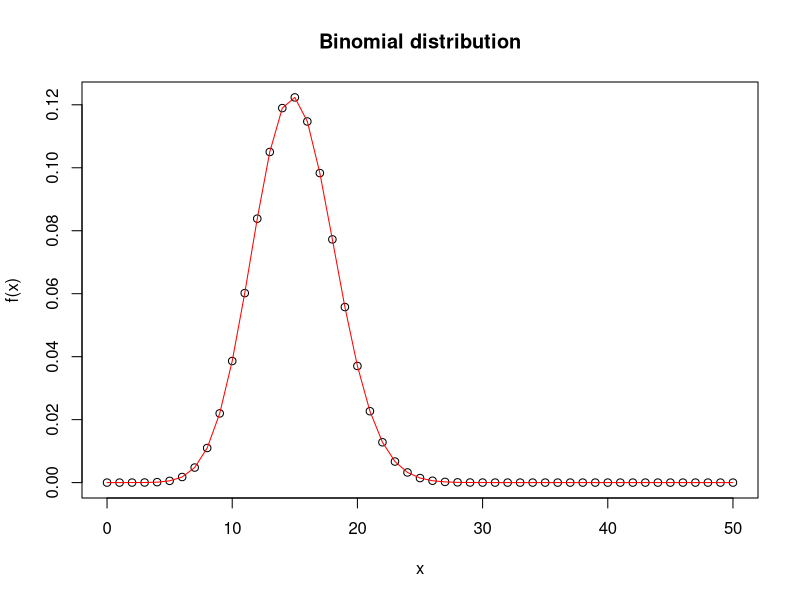
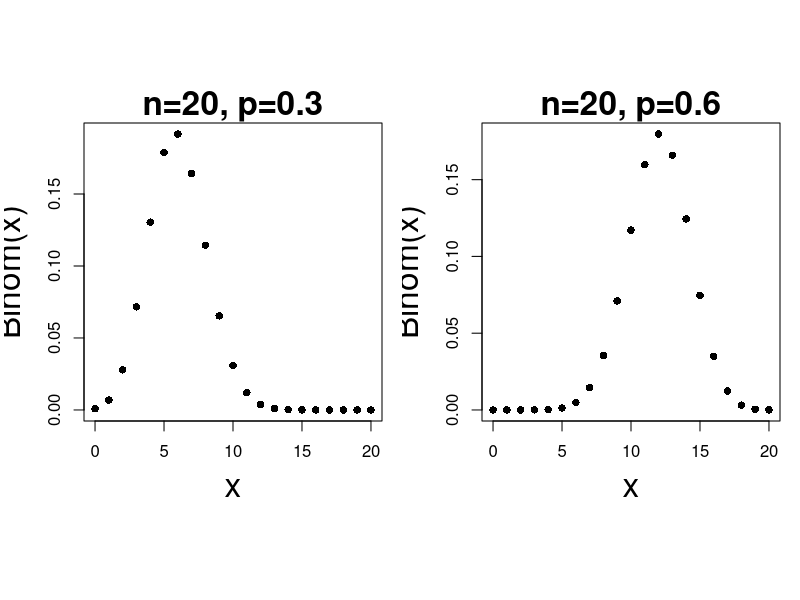
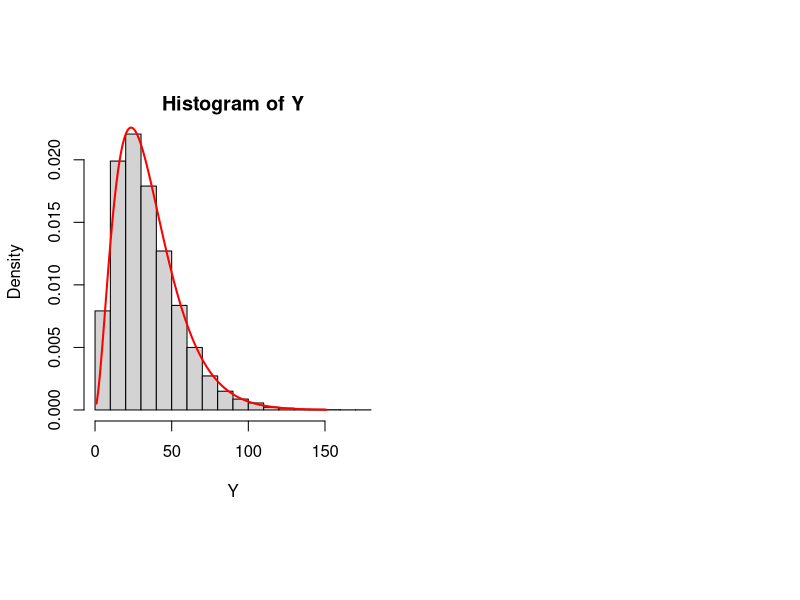
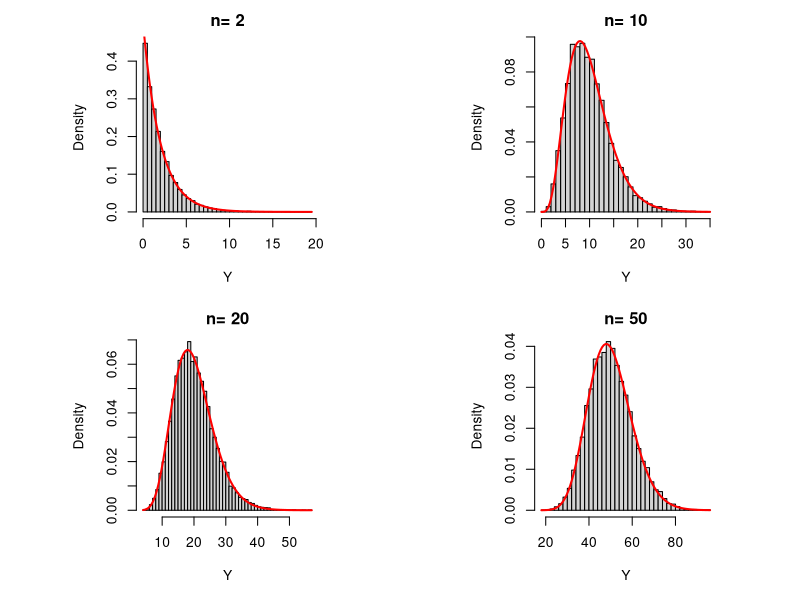
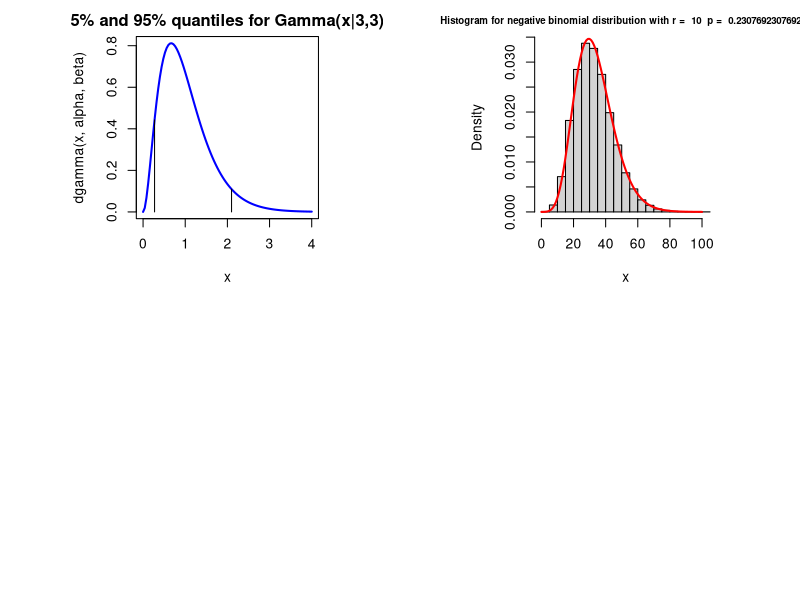
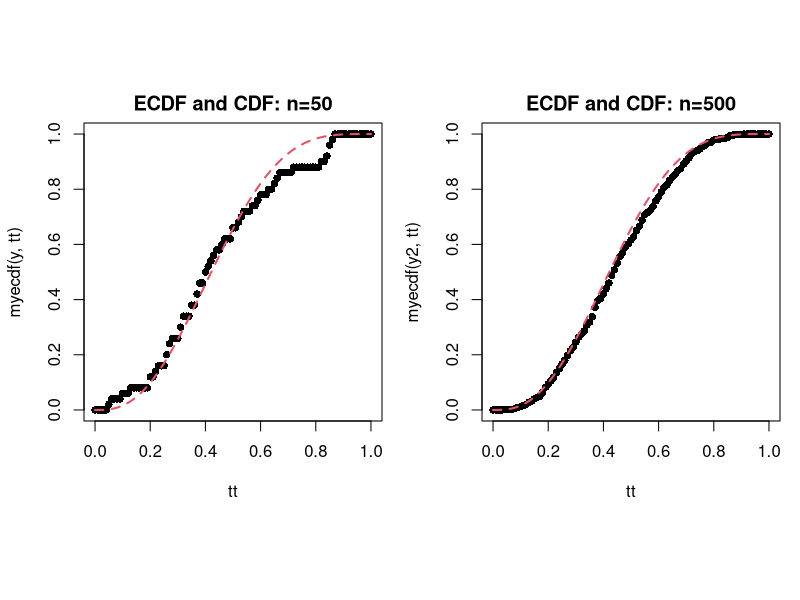
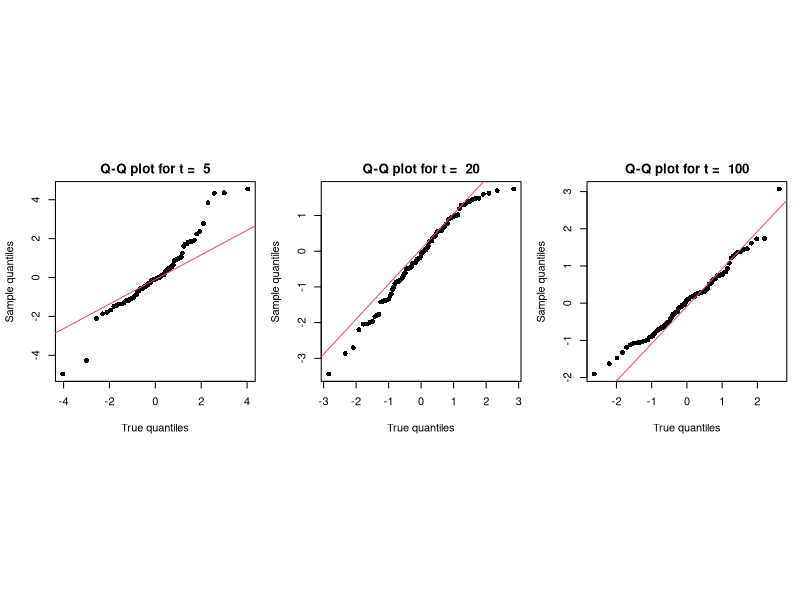
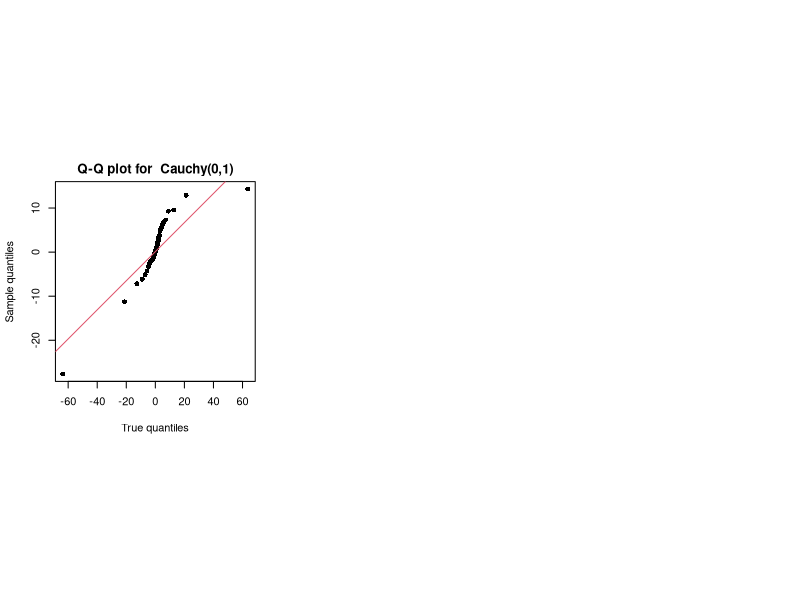

Here is the R script that generated these plots, in order:
## ---- chunk 1
knitr::opts_chunk$set(fig.align = 'center', warning=FALSE, message=FALSE, fig.asp=0.625, dev='png', global.par = TRUE, dev.args=list(pointsize=10), fig.path = 'figs/')
library(MASS)
## ---- chunk 2
library(knitr)
local({
  hook_plot = knit_hooks$get('plot')
  knit_hooks$set(plot = function(x, options) {
    paste0('\n\n----\n\n', hook_plot(x, options))
  })
})
## ---- chunk 3

#function for the binomial distribution
binomial<-function(x,n,p){
  return(choose(n,x)*p^(x)*(1-p)^(n-x))
}
#test for some prespecified values
#compare with the R function dbinom
x<-seq(from=0, to=50, length.out=51); n<-50; p<-0.3
plot(x, binomial(x,n,p), xlab="x", ylab="f(x)", main="Binomial distribution")
lines(x, dbinom(x,n,p), col="red")

# Graph
par(mfrow=c(1,2),mar=c(5,4,2,1), oma=c(0,0.2,0.2,0), pty="s", pch = 16)
plot(0:20, binomial(0:20, 20, 0.3), 
     xlab = "x", ylab = "Binom(x)", cex.lab=2, main="n=20, p=0.3", cex.main=2)
plot(0:20, binomial(0:20, 20, 0.6), 
     xlab = "x", ylab = "Binom(x)", cex.lab=2, main="n=20, p=0.6", cex.main=2)

## ---- chunk 4
samples = 10000
n = 3           #number of successes
p = 0.08        #probability

#build the samples*n matrix and sum it up
Y = matrix(nrow = samples, ncol = n)
for (i in 1:samples){
  Y[i,] = rgeom(n,p)
}
Y = apply(Y,1,sum)

# Graph
hist(Y, probability = TRUE)
lines(dnbinom(0:150, size = n, prob = p), col="red", lwd=2)
## ---- chunk 5
par(mfrow=c(2,2))
samples <- 10000

for(df in c(2,10,20,50)){

  Y<-rchisq(samples, df)
  
  alpha <- df/2
  beta <- 1/2
  
  hist(Y, breaks=40, probability=TRUE, main=paste("n=",df))
  curve(dgamma(x, alpha, beta), col="red", lwd=2, add=TRUE)
  
}
## ---- chunk 6
alpha <- 3
beta <- 3

curve(dgamma(x, alpha, beta), col="blue", lwd=2, xlim = c(0,4), main="5% and 95% quantiles for Gamma(x|3,3)")
quantiles <- qgamma(c(0.05,0.95),shape= alpha, rate=beta)
quantiles
lines(quantiles,dgamma(quantiles,shape = alpha,rate = beta), type = "h")
## ---- chunk 7
set.seed(5)

n<-1000; alpha<-5; beta<-2
sample<-rbeta(n,alpha,beta)
sample_mean<-mean(sample)
sample_var<-var(sample)

sample_mean
sample_var
## ---- chunk 8

set.seed(36)

nbinom_mixture<-function(r, p, n){
  Y = rgamma(n, r, p) #poisson parameter
  X = rpois(n, Y)
  return(X)
}
#test
n<-100000; r<-10; p<-0.3
hist(nbinom_mixture(r, p, n), probability=TRUE, breaks=20, main=paste("Histogram for negative binomial distribution with r = ", r, " p = ", p/(p+1)), xlab="x", cex.main=0.7)
curve(dnbinom(x, r, p/(p+1)), xlim=c(0,100), add=TRUE, col="red", lwd=2)

## ---- chunk 9

myecdf <- function(sample,probs){
  out = vector(length = length(probs))
  for(i in 1:length(probs)){
    out[i]=length(sample[sample<=probs[i]])/length(sample)
  }
  return(out)
}

set.seed(2)
par(mfrow=c(1,2))
n<-50
y<-rbeta(n, 3,4)

tt<-seq(from=0, to=1, by=0.01)

plot(tt, myecdf(y,tt), main="ECDF and CDF: n=50")
lines(tt, pbeta(tt,3,4), col=2, lty=2, lwd=2)
n2<-500
y2<-rbeta(n2, 3,4)

plot(tt, myecdf(y2,tt), main="ECDF and CDF: n=500")
lines(tt, pbeta(tt,3,4), col=2, lty=2, lwd=2)
## ---- chunk 10
set.seed(123)
n<-100
v<-c(5,20,100)

par(mfrow=c(1,3))
for(i in 1:3){
  y<-rt(n, v[i])
  qqplot(qt(ppoints(n), v[i]), y,
      xlab = "True quantiles", ylab = "Sample quantiles",
      main = paste("Q-Q plot for t = ", v[i]))
  qqline(y, distribution = function(p) qnorm(p, mean(y), sd(y)), col = 2)
}
## ---- chunk 11
set.seed(123)
y<-rcauchy(n,0,1)
qqplot(qcauchy(ppoints(n),0,1), y, xlab = "True quantiles", ylab = "Sample quantiles", main ="Q-Q plot for  Cauchy(0,1)")
qqline(y, distribution = function(p) qnorm(p, mean(y), sd(y)), col = 2)
## ---- chunk 12
set.seed(123)


clt_function <- function(n,distr){
   size  = length ( distr ) / n
   sample_means = rep(0,size+1) 
   for (i in 1:size) {
    sample_means[i] = mean ( distr[(i*n + 1):(i*n + n)] ) 
   }
  return(sample_means)
}

#test and plot
par(mfrow=c(1,2))
sample_size=1000000
n=200
distr1 = rchisq ( sample_size , df = 1 ,ncp=0)
clt1 <- clt_function(n, distr1) 
hist(clt1, breaks = c(seq(from = 0, to = 10, by = 0.01)),xlim = c(0.5,1.5),probability = TRUE, main="CLT on Chi-square distribution")
curve(dnorm(x,mean=mean(distr1),sqrt(var(distr1)/n)),add=TRUE,lwd=2,col="red")


distr2 = rt ( sample_size , df = 10)
clt2 <- clt_function(n, distr2) 
hist(clt2, breaks = c(seq(from = -0.5, to=0.5, by = 0.01)),probability = TRUE, main="CLT on t distribution")
curve(dnorm(x,mean=mean(distr2),sqrt(var(distr2)/n)),add=TRUE,lwd=2,col="red")
